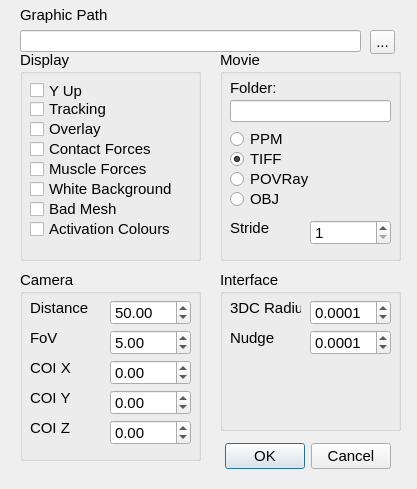
<?xml version="1.0" encoding="UTF-8"?>
<ui version="4.0">
 <class>DialogPreferences</class>
 <widget class="QDialog" name="DialogPreferences">
  <property name="geometry">
   <rect>
    <x>0</x>
    <y>0</y>
    <width>417</width>
    <height>489</height>
   </rect>
  </property>
  <property name="font">
   <font>
    <pointsize>11</pointsize>
   </font>
  </property>
  <property name="windowTitle">
   <string>Preferences</string>
  </property>
  <widget class="QDialogButtonBox" name="buttonBox">
   <property name="geometry">
    <rect>
     <x>50</x>
     <y>440</y>
     <width>341</width>
     <height>32</height>
    </rect>
   </property>
   <property name="orientation">
    <enum>Qt::Horizontal</enum>
   </property>
   <property name="standardButtons">
    <set>QDialogButtonBox::Cancel|QDialogButtonBox::Ok</set>
   </property>
  </widget>
  <widget class="QGroupBox" name="groupBox_2">
   <property name="geometry">
    <rect>
     <x>220</x>
     <y>50</y>
     <width>181</width>
     <height>211</height>
    </rect>
   </property>
   <property name="font">
    <font>
     <pointsize>11</pointsize>
    </font>
   </property>
   <property name="title">
    <string>Movie</string>
   </property>
   <widget class="QLineEdit" name="lineEditMovieFolder">
    <property name="geometry">
     <rect>
      <x>10</x>
      <y>50</y>
      <width>161</width>
      <height>22</height>
     </rect>
    </property>
   </widget>
   <widget class="QRadioButton" name="radioButtonTIFF">
    <property name="geometry">
     <rect>
      <x>10</x>
      <y>100</y>
      <width>141</width>
      <height>18</height>
     </rect>
    </property>
    <property name="font">
     <font>
      <pointsize>11</pointsize>
     </font>
    </property>
    <property name="text">
     <string>TIFF</string>
    </property>
    <property name="checked">
     <bool>true</bool>
    </property>
   </widget>
   <widget class="QLabel" name="label_10">
    <property name="geometry">
     <rect>
      <x>10</x>
      <y>30</y>
      <width>51</width>
      <height>16</height>
     </rect>
    </property>
    <property name="font">
     <font>
      <pointsize>11</pointsize>
     </font>
    </property>
    <property name="text">
     <string>Folder:</string>
    </property>
   </widget>
   <widget class="QRadioButton" name="radioButtonPOVRay">
    <property name="geometry">
     <rect>
      <x>10</x>
      <y>120</y>
      <width>151</width>
      <height>18</height>
     </rect>
    </property>
    <property name="font">
     <font>
      <pointsize>11</pointsize>
     </font>
    </property>
    <property name="text">
     <string>POVRay</string>
    </property>
   </widget>
   <widget class="QRadioButton" name="radioButtonPPM">
    <property name="geometry">
     <rect>
      <x>10</x>
      <y>80</y>
      <width>151</width>
      <height>18</height>
     </rect>
    </property>
    <property name="font">
     <font>
      <pointsize>11</pointsize>
     </font>
    </property>
    <property name="text">
     <string>PPM</string>
    </property>
   </widget>
   <widget class="QRadioButton" name="radioButtonOBJ">
    <property name="geometry">
     <rect>
      <x>10</x>
      <y>140</y>
      <width>151</width>
      <height>18</height>
     </rect>
    </property>
    <property name="font">
     <font>
      <pointsize>11</pointsize>
     </font>
    </property>
    <property name="text">
     <string>OBJ</string>
    </property>
   </widget>
   <widget class="QLabel" name="label_11">
    <property name="geometry">
     <rect>
      <x>10</x>
      <y>170</y>
      <width>61</width>
      <height>16</height>
     </rect>
    </property>
    <property name="font">
     <font>
      <pointsize>11</pointsize>
     </font>
    </property>
    <property name="text">
     <string>Stride</string>
    </property>
   </widget>
   <widget class="QSpinBox" name="spinBoxSkip">
    <property name="geometry">
     <rect>
      <x>90</x>
      <y>170</y>
      <width>81</width>
      <height>25</height>
     </rect>
    </property>
    <property name="minimum">
     <number>1</number>
    </property>
    <property name="maximum">
     <number>999999</number>
    </property>
   </widget>
  </widget>
  <widget class="QGroupBox" name="groupBox">
   <property name="geometry">
    <rect>
     <x>20</x>
     <y>50</y>
     <width>181</width>
     <height>211</height>
    </rect>
   </property>
   <property name="font">
    <font>
     <pointsize>11</pointsize>
    </font>
   </property>
   <property name="title">
    <string>Display</string>
   </property>
   <widget class="QCheckBox" name="checkBoxContactForce">
    <property name="geometry">
     <rect>
      <x>10</x>
      <y>90</y>
      <width>151</width>
      <height>18</height>
     </rect>
    </property>
    <property name="font">
     <font>
      <pointsize>11</pointsize>
     </font>
    </property>
    <property name="text">
     <string>Contact Forces</string>
    </property>
   </widget>
   <widget class="QCheckBox" name="checkBoxMuscleForce">
    <property name="geometry">
     <rect>
      <x>10</x>
      <y>110</y>
      <width>161</width>
      <height>18</height>
     </rect>
    </property>
    <property name="font">
     <font>
      <pointsize>11</pointsize>
     </font>
    </property>
    <property name="text">
     <string>Muscle Forces</string>
    </property>
   </widget>
   <widget class="QCheckBox" name="checkBoxBadMesh">
    <property name="geometry">
     <rect>
      <x>10</x>
      <y>150</y>
      <width>151</width>
      <height>18</height>
     </rect>
    </property>
    <property name="font">
     <font>
      <pointsize>11</pointsize>
     </font>
    </property>
    <property name="text">
     <string>Bad Mesh</string>
    </property>
   </widget>
   <widget class="QCheckBox" name="checkBoxActivationColours">
    <property name="geometry">
     <rect>
      <x>10</x>
      <y>170</y>
      <width>151</width>
      <height>18</height>
     </rect>
    </property>
    <property name="font">
     <font>
      <pointsize>11</pointsize>
     </font>
    </property>
    <property name="text">
     <string>Activation Colours</string>
    </property>
   </widget>
   <widget class="QCheckBox" name="checkBoxWhiteBackground">
    <property name="geometry">
     <rect>
      <x>10</x>
      <y>130</y>
      <width>161</width>
      <height>18</height>
     </rect>
    </property>
    <property name="font">
     <font>
      <pointsize>11</pointsize>
     </font>
    </property>
    <property name="text">
     <string>White Background</string>
    </property>
   </widget>
   <widget class="QCheckBox" name="checkBoxOverlay">
    <property name="geometry">
     <rect>
      <x>10</x>
      <y>70</y>
      <width>161</width>
      <height>18</height>
     </rect>
    </property>
    <property name="font">
     <font>
      <pointsize>11</pointsize>
     </font>
    </property>
    <property name="text">
     <string>Overlay</string>
    </property>
   </widget>
   <widget class="QCheckBox" name="checkBoxTracking">
    <property name="geometry">
     <rect>
      <x>10</x>
      <y>50</y>
      <width>161</width>
      <height>18</height>
     </rect>
    </property>
    <property name="font">
     <font>
      <pointsize>11</pointsize>
     </font>
    </property>
    <property name="text">
     <string>Tracking</string>
    </property>
   </widget>
   <widget class="QCheckBox" name="checkBoxYUp">
    <property name="geometry">
     <rect>
      <x>10</x>
      <y>30</y>
      <width>87</width>
      <height>21</height>
     </rect>
    </property>
    <property name="text">
     <string>Y Up</string>
    </property>
   </widget>
  </widget>
  <widget class="QGroupBox" name="groupBox_3">
   <property name="geometry">
    <rect>
     <x>20</x>
     <y>270</y>
     <width>181</width>
     <height>191</height>
    </rect>
   </property>
   <property name="font">
    <font>
     <pointsize>11</pointsize>
    </font>
   </property>
   <property name="title">
    <string>Camera</string>
   </property>
   <widget class="QLabel" name="label_5">
    <property name="geometry">
     <rect>
      <x>10</x>
      <y>30</y>
      <width>61</width>
      <height>16</height>
     </rect>
    </property>
    <property name="font">
     <font>
      <pointsize>11</pointsize>
     </font>
    </property>
    <property name="text">
     <string>Distance</string>
    </property>
   </widget>
   <widget class="QDoubleSpinBox" name="doubleSpinBoxDistance">
    <property name="geometry">
     <rect>
      <x>90</x>
      <y>30</y>
      <width>81</width>
      <height>25</height>
     </rect>
    </property>
    <property name="sizePolicy">
     <sizepolicy hsizetype="Minimum" vsizetype="Minimum">
      <horstretch>0</horstretch>
      <verstretch>0</verstretch>
     </sizepolicy>
    </property>
    <property name="maximum">
     <double>999.000000000000000</double>
    </property>
    <property name="value">
     <double>50.000000000000000</double>
    </property>
   </widget>
   <widget class="QLabel" name="label_6">
    <property name="geometry">
     <rect>
      <x>10</x>
      <y>60</y>
      <width>61</width>
      <height>16</height>
     </rect>
    </property>
    <property name="font">
     <font>
      <pointsize>11</pointsize>
     </font>
    </property>
    <property name="text">
     <string>FoV</string>
    </property>
   </widget>
   <widget class="QDoubleSpinBox" name="doubleSpinBoxFoV">
    <property name="geometry">
     <rect>
      <x>90</x>
      <y>60</y>
      <width>81</width>
      <height>25</height>
     </rect>
    </property>
    <property name="sizePolicy">
     <sizepolicy hsizetype="Minimum" vsizetype="Fixed">
      <horstretch>0</horstretch>
      <verstretch>0</verstretch>
     </sizepolicy>
    </property>
    <property name="minimum">
     <double>0.010000000000000</double>
    </property>
    <property name="maximum">
     <double>999.000000000000000</double>
    </property>
    <property name="singleStep">
     <double>0.100000000000000</double>
    </property>
    <property name="value">
     <double>5.000000000000000</double>
    </property>
   </widget>
   <widget class="QLabel" name="label_7">
    <property name="geometry">
     <rect>
      <x>10</x>
      <y>90</y>
      <width>61</width>
      <height>16</height>
     </rect>
    </property>
    <property name="font">
     <font>
      <pointsize>11</pointsize>
     </font>
    </property>
    <property name="text">
     <string>COI X</string>
    </property>
   </widget>
   <widget class="QDoubleSpinBox" name="doubleSpinBoxCOIX">
    <property name="geometry">
     <rect>
      <x>90</x>
      <y>90</y>
      <width>81</width>
      <height>25</height>
     </rect>
    </property>
    <property name="minimum">
     <double>-999.000000000000000</double>
    </property>
    <property name="maximum">
     <double>999.000000000000000</double>
    </property>
    <property name="singleStep">
     <double>0.100000000000000</double>
    </property>
   </widget>
   <widget class="QDoubleSpinBox" name="doubleSpinBoxCOIY">
    <property name="geometry">
     <rect>
      <x>90</x>
      <y>120</y>
      <width>81</width>
      <height>25</height>
     </rect>
    </property>
    <property name="minimum">
     <double>-999.000000000000000</double>
    </property>
    <property name="maximum">
     <double>999.000000000000000</double>
    </property>
    <property name="singleStep">
     <double>0.100000000000000</double>
    </property>
   </widget>
   <widget class="QLabel" name="label_8">
    <property name="geometry">
     <rect>
      <x>10</x>
      <y>120</y>
      <width>61</width>
      <height>16</height>
     </rect>
    </property>
    <property name="font">
     <font>
      <pointsize>11</pointsize>
     </font>
    </property>
    <property name="text">
     <string>COI Y</string>
    </property>
   </widget>
   <widget class="QLabel" name="label_9">
    <property name="geometry">
     <rect>
      <x>10</x>
      <y>150</y>
      <width>61</width>
      <height>16</height>
     </rect>
    </property>
    <property name="font">
     <font>
      <pointsize>11</pointsize>
     </font>
    </property>
    <property name="text">
     <string>COI Z</string>
    </property>
   </widget>
   <widget class="QDoubleSpinBox" name="doubleSpinBoxCOIZ">
    <property name="geometry">
     <rect>
      <x>90</x>
      <y>150</y>
      <width>81</width>
      <height>25</height>
     </rect>
    </property>
    <property name="minimum">
     <double>-999.000000000000000</double>
    </property>
    <property name="maximum">
     <double>999.000000000000000</double>
    </property>
    <property name="singleStep">
     <double>0.100000000000000</double>
    </property>
   </widget>
  </widget>
  <widget class="QLabel" name="label">
   <property name="geometry">
    <rect>
     <x>20</x>
     <y>0</y>
     <width>201</width>
     <height>29</height>
    </rect>
   </property>
   <property name="font">
    <font>
     <pointsize>11</pointsize>
    </font>
   </property>
   <property name="text">
    <string>Graphic Path</string>
   </property>
  </widget>
  <widget class="QLineEdit" name="lineEditGraphicPath">
   <property name="geometry">
    <rect>
     <x>20</x>
     <y>30</y>
     <width>341</width>
     <height>22</height>
    </rect>
   </property>
  </widget>
  <widget class="QToolButton" name="toolButtonGraphicPath">
   <property name="geometry">
    <rect>
     <x>370</x>
     <y>30</y>
     <width>25</width>
     <height>24</height>
    </rect>
   </property>
   <property name="text">
    <string>...</string>
   </property>
  </widget>
  <widget class="QGroupBox" name="groupBox_4">
   <property name="geometry">
    <rect>
     <x>220</x>
     <y>270</y>
     <width>181</width>
     <height>161</height>
    </rect>
   </property>
   <property name="title">
    <string>Interface</string>
   </property>
   <widget class="QDoubleSpinBox" name="doubleSpinBoxCursorRadius">
    <property name="geometry">
     <rect>
      <x>90</x>
      <y>30</y>
      <width>81</width>
      <height>25</height>
     </rect>
    </property>
    <property name="sizePolicy">
     <sizepolicy hsizetype="Minimum" vsizetype="Minimum">
      <horstretch>0</horstretch>
      <verstretch>0</verstretch>
     </sizepolicy>
    </property>
    <property name="decimals">
     <number>4</number>
    </property>
    <property name="maximum">
     <double>999.000000000000000</double>
    </property>
    <property name="singleStep">
     <double>0.000500000000000</double>
    </property>
    <property name="value">
     <double>0.000100000000000</double>
    </property>
   </widget>
   <widget class="QLabel" name="label_12">
    <property name="geometry">
     <rect>
      <x>10</x>
      <y>30</y>
      <width>71</width>
      <height>16</height>
     </rect>
    </property>
    <property name="font">
     <font>
      <pointsize>11</pointsize>
     </font>
    </property>
    <property name="text">
     <string>3DC Radius</string>
    </property>
   </widget>
   <widget class="QDoubleSpinBox" name="doubleSpinBoxNudge">
    <property name="geometry">
     <rect>
      <x>90</x>
      <y>60</y>
      <width>81</width>
      <height>25</height>
     </rect>
    </property>
    <property name="sizePolicy">
     <sizepolicy hsizetype="Minimum" vsizetype="Minimum">
      <horstretch>0</horstretch>
      <verstretch>0</verstretch>
     </sizepolicy>
    </property>
    <property name="decimals">
     <number>4</number>
    </property>
    <property name="maximum">
     <double>999.000000000000000</double>
    </property>
    <property name="singleStep">
     <double>0.000500000000000</double>
    </property>
    <property name="value">
     <double>0.000100000000000</double>
    </property>
   </widget>
   <widget class="QLabel" name="label_13">
    <property name="geometry">
     <rect>
      <x>10</x>
      <y>60</y>
      <width>71</width>
      <height>16</height>
     </rect>
    </property>
    <property name="font">
     <font>
      <pointsize>11</pointsize>
     </font>
    </property>
    <property name="text">
     <string>Nudge</string>
    </property>
   </widget>
  </widget>
 </widget>
 <resources/>
 <connections>
  <connection>
   <sender>buttonBox</sender>
   <signal>accepted()</signal>
   <receiver>DialogPreferences</receiver>
   <slot>accept()</slot>
   <hints>
    <hint type="sourcelabel">
     <x>248</x>
     <y>254</y>
    </hint>
    <hint type="destinationlabel">
     <x>157</x>
     <y>274</y>
    </hint>
   </hints>
  </connection>
  <connection>
   <sender>buttonBox</sender>
   <signal>rejected()</signal>
   <receiver>DialogPreferences</receiver>
   <slot>reject()</slot>
   <hints>
    <hint type="sourcelabel">
     <x>316</x>
     <y>260</y>
    </hint>
    <hint type="destinationlabel">
     <x>286</x>
     <y>274</y>
    </hint>
   </hints>
  </connection>
  <connection>
   <sender>toolButtonGraphicPath</sender>
   <signal>clicked()</signal>
   <receiver>DialogPreferences</receiver>
   <slot>graphicsPathBrowse()</slot>
   <hints>
    <hint type="sourcelabel">
     <x>387</x>
     <y>36</y>
    </hint>
    <hint type="destinationlabel">
     <x>408</x>
     <y>51</y>
    </hint>
   </hints>
  </connection>
 </connections>
 <slots>
  <slot>graphicsPathBrowse()</slot>
 </slots>
</ui>
